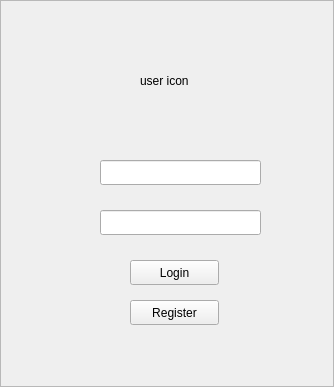
<?xml version="1.0" encoding="UTF-8"?>
<ui version="4.0">
 <class>login_frame</class>
 <widget class="QFrame" name="login_frame">
  <property name="geometry">
   <rect>
    <x>0</x>
    <y>0</y>
    <width>334</width>
    <height>387</height>
   </rect>
  </property>
  <property name="windowTitle">
   <string>Frame</string>
  </property>
  <property name="frameShape">
   <enum>QFrame::StyledPanel</enum>
  </property>
  <property name="frameShadow">
   <enum>QFrame::Raised</enum>
  </property>
  <widget class="QLabel" name="user_icon">
   <property name="geometry">
    <rect>
     <x>140</x>
     <y>40</y>
     <width>71</width>
     <height>81</height>
    </rect>
   </property>
   <property name="text">
    <string>user icon</string>
   </property>
  </widget>
  <widget class="QLineEdit" name="user_name_in">
   <property name="geometry">
    <rect>
     <x>100</x>
     <y>160</y>
     <width>161</width>
     <height>25</height>
    </rect>
   </property>
   <property name="text">
    <string/>
   </property>
  </widget>
  <widget class="QLineEdit" name="user_pwd_in">
   <property name="geometry">
    <rect>
     <x>100</x>
     <y>210</y>
     <width>161</width>
     <height>25</height>
    </rect>
   </property>
   <property name="text">
    <string/>
   </property>
  </widget>
  <widget class="QPushButton" name="login_btn">
   <property name="geometry">
    <rect>
     <x>130</x>
     <y>260</y>
     <width>89</width>
     <height>25</height>
    </rect>
   </property>
   <property name="text">
    <string>Login</string>
   </property>
  </widget>
  <widget class="QPushButton" name="register_btn">
   <property name="geometry">
    <rect>
     <x>130</x>
     <y>300</y>
     <width>89</width>
     <height>25</height>
    </rect>
   </property>
   <property name="text">
    <string>Register</string>
   </property>
  </widget>
 </widget>
 <resources/>
 <connections/>
</ui>
